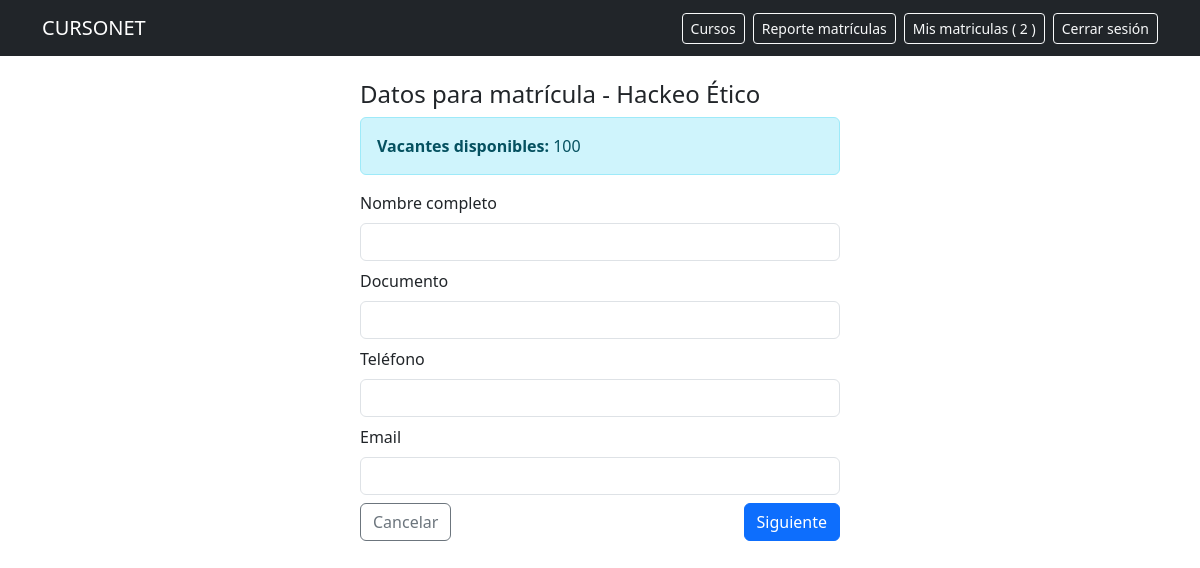
/seleccionar/4/ (signed in), run on an earlier commit of the app's database.
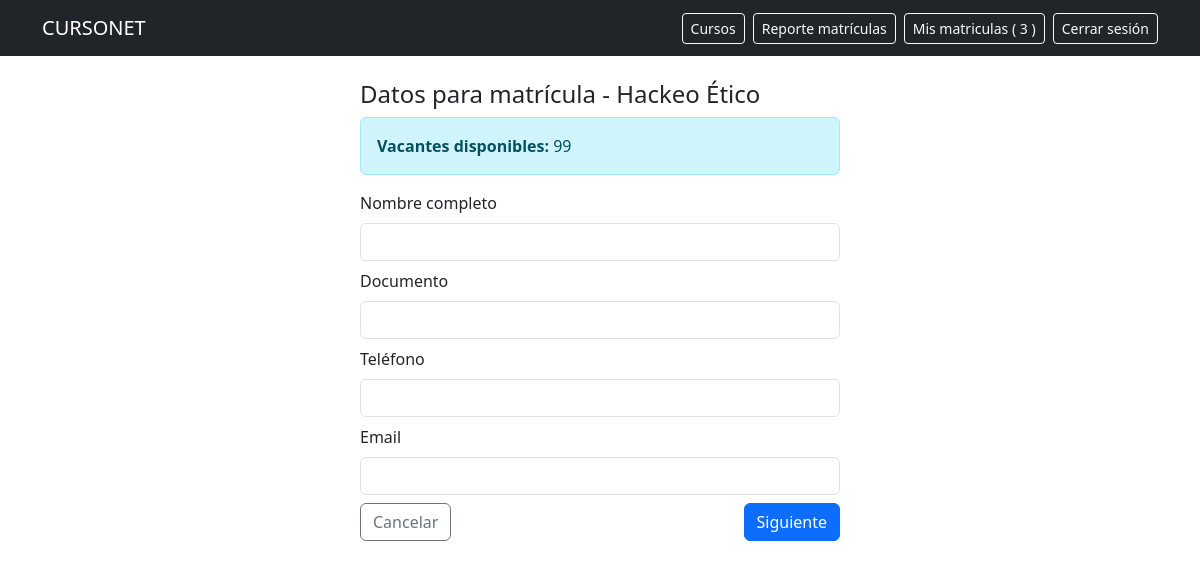
And on a later commit of the database.
### pedidos/models.py (models this page shows, shortened)
class Producto(models.Model):
    class Meta:
        verbose_name = "Curso"
        verbose_name_plural = "Cursos"
    nombre = models.CharField(max_length=100, verbose_name="Nombre")
    precio = models.DecimalField(max_digits=6, decimal_places=2, verbose_name="Precio")
    stock = models.IntegerField(verbose_name="Vacantes")
    activo = models.BooleanField(default=True, verbose_name="Activo")
    categoria = models.ForeignKey(Categoria, on_delete=models.SET_NULL, null=True, verbose_name="Categoría")

### pedidos/views.py (the view, shortened to what this page needs)
# urls.py: path("seleccionar/<int:product_id>/", views.select_course, name="select_course"),
@login_required
def select_course(request, product_id):
    producto = get_object_or_404(Producto, pk=product_id, activo=True)
    errors = []
    form_data = {
        'nombre': '',
        'documento': '',
        'telefono': '',
        'email': '',
        'cantidad': 1,
    }
    return render(request, 'pedidos/select_course.html', {'producto': producto, 'errors': errors, 'form_data': form_data})

### pedidos/templates/pedidos/select_course.html (shortened to what this page needs)
{% extends 'base.html' %}
{% block content %}
<div class="content-card mx-auto" style="max-width:480px">
    <h4>Datos para matrícula - {{ producto.nombre }}</h4>
    {% if producto.stock > 0 %}
    <div class="alert alert-info">
        <strong>Vacantes disponibles:</strong> {{ producto.stock }}
    </div>
    <form method="post">
        <div class="mb-2">
            <label class="form-label">Nombre completo</label>
            <input type="text" name="nombre" class="form-control" value="{{ form_data.nombre }}" required
                oninvalid="this.setCustomValidity('Por favor complete este campo')"
                oninput="this.setCustomValidity('')">
        </div>
        <div class="mb-2">
            <label class="form-label">Documento</label>
            <input type="text" name="documento" class="form-control" value="{{ form_data.documento }}" required
                oninvalid="this.setCustomValidity('Por favor complete este campo')"
                oninput="this.setCustomValidity('')">
        </div>
        <div class="mb-2">
            <label class="form-label">Teléfono</label>
            <input type="text" name="telefono" class="form-control" value="{{ form_data.telefono }}" required
                oninvalid="this.setCustomValidity('Por favor complete este campo')"
                oninput="this.setCustomValidity('')">
        </div>
        <div class="mb-2">
            <label class="form-label">Email</label>
            <input type="email" name="email" class="form-control" value="{{ form_data.email }}" required
                oninvalid="this.setCustomValidity('Por favor complete este campo')"
                oninput="this.setCustomValidity('')">
        </div>
        <div class="d-flex justify-content-between">
            <a class="btn btn-outline-secondary" href="{% url 'lista_productos_categoria' producto.categoria.id %}">Cancelar</a>
            <button class="btn btn-primary" type="submit">Siguiente</button>
        </div>
    </form>
    {% else %}
    <div class="alert alert-danger">
        <strong>Lo sentimos,</strong> este curso no tiene vacantes disponibles en este momento.
    </div>
    <a class="btn btn-outline-secondary" href="{% url 'lista_productos' %}">Volver a cursos</a>
    {% endif %}
</div>
{% endblock %}

### pedidos/templates/base.html (shortened to what this page needs)
<!DOCTYPE html>
<html>
<head>
    <link href="https://cdn.jsdelivr.net/npm/bootstrap@5.3.0/dist/css/bootstrap.min.css" rel="stylesheet">
</head>
<body>
<nav class="navbar navbar-expand-lg navbar-dark bg-dark">
    <div class="container">
        <a class="navbar-brand" href="{% url 'inicio' %}">CURSONET</a>
        <div class="d-flex gap-2 align-items-center">
            <a class="btn btn-outline-light btn-sm" href="{% url 'lista_productos' %}">Cursos</a>
            <a class="btn btn-outline-light btn-sm" href="{% url 'reporte_matriculas' %}">Reporte matrículas</a>
            <a class="btn btn-outline-light btn-sm" href="{% url 'mis_pedidos' %}">Mis matriculas (
                {% if request.user.is_authenticated %}
                    {{ request.user.pedido_set.count }}
                {% else %}
                    {% if request.session.cart %}
                        {{ request.session.cart|length }}
                    {% else %}
                        0
                    {% endif %}
                {% endif %}
            )</a>
            <a class="btn btn-outline-light btn-sm" href="{% url 'logout' %}">Cerrar sesión</a>
        </div>
    </div>
</nav>
<div class="container mt-4">
    {% block content %}{% endblock %}
</div>
</body>
</html>

What changed in the data, as far as the page shows it:
changed Producto "Hackeo Ético": stock "100" → "99"
Also different on the page:
{{ request.user.pedido_set.count }}: "2" → "3"
